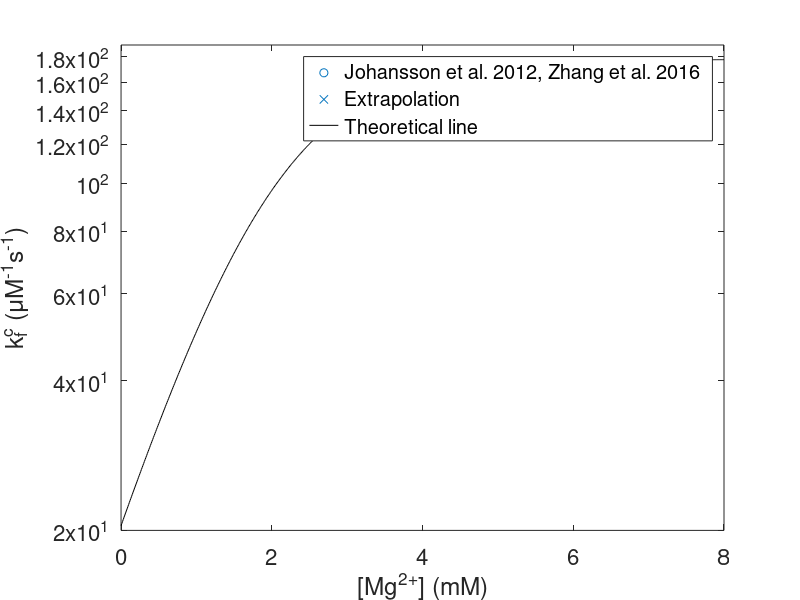
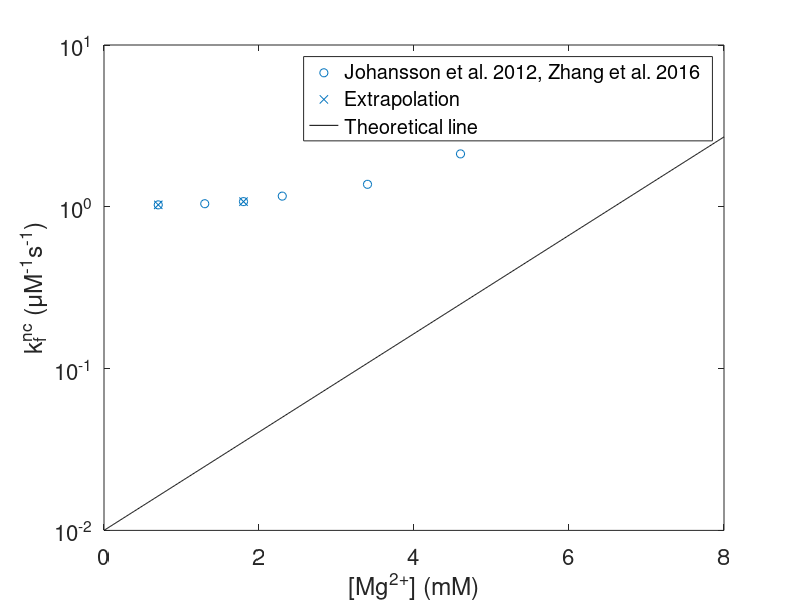
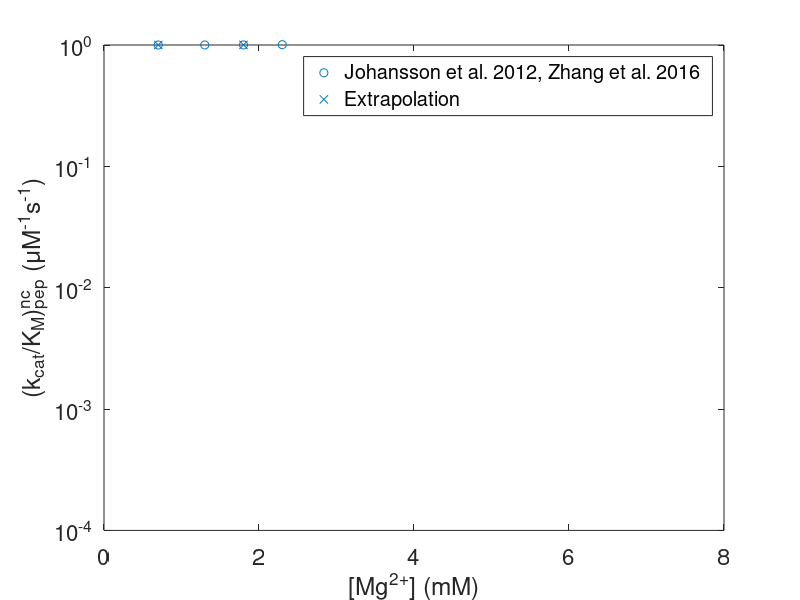
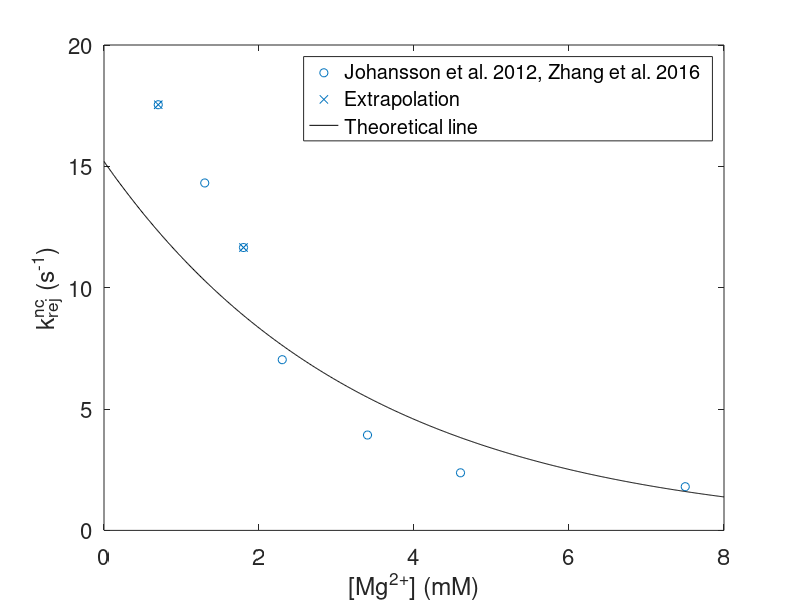

MATLAB code for these plots, in order: (Note: this script raises an error after producing the figures.)
%Fig 2a
%include coupled nutrient and accuracy effect
%see how ksyneff - accuracy depend on [T3]
%assumption
kpepnc = 0.3; %1/s

khyd = 500; %1/s GTP hydrolysis is fast 
kpepc = 22; %1/s
qc = 1;  %cognate PR rejection rate - assume constant with Mg2+ ,as long as << kpepc 
%assumption taken from 10.1016/j.molcel.2005.12.018
Rtotal = 10; %uM
%total ternary complex = 100 uM 
T3c = 2; %uM 
T3nc = 15; %uM 
%ksyneff expressed in Michaelis - Menten form 
fc = 0.02; %cognate number fraction
fnc = 0.15; %near cognate number fraction
T3 = 100; %uM  

kcatKMc_p1 = [40; 60; 88; 117; 147; 167; 180];  % cognate AAA uM^-1s^-1
kcatKMnc_p1 = [12; 19; 32; 66; 139; 327; 1750]; % near cognate GAA mM^-1s^-1 
kcatKMnc_p1 = kcatKMnc_p1/1000; %convert from mM^-1 to uM^-1
kcatKMpepnc_p1 = [2.018e-4; 3.9e-4; 8.03e-4; 2.7e-3; 9.86e-3; 3.67e-2; 2.5e-1];  %unit is uM^-1s^-1
%near cognate rejection rate constant from Eq. S11
qnc_p1 = (kcatKMnc_p1./kcatKMpepnc_p1-1)*kpepnc; 

%kfc fit based on free energy analysis in SI
kfc_fit = @(x) 23.1./(0.13 + exp(-1.11*x));

%kfnc fit based on free energy analysis in SI
kfnc_fit = @(x) 0.01*exp(0.7*x);

mglist = [0.7, 1.3, 1.8, 2.3, 3.4, 4.6, 7.5];

mgseries = 0:0.01:8;

%Fig. S9a
figure
scatter(mglist, kcatKMc_p1)
hold on
scatter([mglist(1), mglist(3)], [kcatKMc_p1(1), kcatKMc_p1(3)],'x','MarkerEdgeColor',[0, 0.4470, 0.7410])
plot(mgseries, kfc_fit(mgseries),'k')
yticks([20, 40, 60, 80, 100, 120, 140, 160, 180])
set(gca, 'YScale', 'log')
legend('Johansson et al. 2012, Zhang et al. 2016', 'Extrapolation','Theoretical line')
xlabel('[Mg^{2+}] (mM)') 
ylabel('k^c_f (\muM^{-1}s^{-1})')
ylim([20 190])
box on
set(gca,'FontName','Helvetica','FontSize',16)



%Fig. S9b
figure
scatter(mglist, kcatKMnc_p1)
hold on
scatter([mglist(1), mglist(3)], [kcatKMnc_p1(1), kcatKMnc_p1(3)],'x','MarkerEdgeColor',[0, 0.4470, 0.7410])
plot(mgseries, kfnc_fit(mgseries),'k')
set(gca, 'YScale', 'log')
% ylim([1e-3 1])
legend('Johansson et al. 2012, Zhang et al. 2016', 'Extrapolation', 'Theoretical line')
xlabel('[Mg^{2+}] (mM)')
ylabel('k^{nc}_f (\muM^{-1}s^{-1})')
box on
set(gca,'FontName','Helvetica','FontSize',16)

%Fig. S9c
figure
scatter(mglist, kcatKMpepnc_p1)
hold on
scatter([mglist(1), mglist(3)], [kcatKMpepnc_p1(1), kcatKMpepnc_p1(3)],'x','MarkerEdgeColor',[0, 0.4470, 0.7410])
set(gca, 'YScale', 'log')
legend('Johansson et al. 2012, Zhang et al. 2016', 'Extrapolation')
xlabel('[Mg^{2+}] (mM)')
ylabel('(k_{cat}/K_M)^{nc}_{pep} (\muM^{-1}s^{-1})')
box on
set(gca,'FontName','Helvetica','FontSize',16)

krejncfit = @(x) 15.2*exp(-0.3*x);

%Fig. S9d
figure
scatter(mglist, qnc_p1)
hold on
scatter([mglist(1), mglist(3)], [qnc_p1(1), qnc_p1(3)],'x','MarkerEdgeColor',[0, 0.4470, 0.7410])
plot(mgseries, krejncfit(mgseries), 'k')
legend('Johansson et al. 2012, Zhang et al. 2016', 'Extrapolation', 'Theoretical line')
xlabel('[Mg^{2+}] (mM)')
ylabel('k^{nc}_{rej} (s^{-1})')
box on
set(gca,'FontName','Helvetica','FontSize',16)

ksynmax = @(kfc,kpepc,kfnc,krejnc) (fc*kfc+fnc*kfnc./(1+krejnc./kpepnc))./(fc*kfc/kpepc+fnc*kfnc./krejnc);
KMeff = @(kfc,kpepc,kfnc,krejnc) 1./(fc*kfc/kpepc+fnc*kfnc./krejnc);
Accuracy = @(kfc,kpepc,kfnc,krejnc,krejc) fc*kfc./(fnc*kfnc).*(kpepc/(krejc+kpepc))./(kpepnc./(krejnc+kpepnc));
speed_f = @(kfc,kpepc,kfnc,krejnc,T3) ksynmax(kfc,kpepc,kfnc,krejnc)*T3./(KMeff(kfc,kpepc,kfnc,krejnc)+T3);

% ksynmax 
ksynmaxlist_p1 = ksynmax(kcatKMc_p1,kpepc,kcatKMnc_p1,qnc_p1);
% KMeff
KMefflist_p1 = KMeff(kcatKMc_p1,kpepc,kcatKMnc_p1,qnc_p1);
% Accuracy
Alist_p1 = Accuracy(kcatKMc_p1,kpepc,kcatKMnc_p1,qnc_p1,qc);

%Fig. 2b 
T3_100 = 100; %uM of ternary complex 
figure
yyaxis left
scatter(Alist_p1, ksynmaxlist_p1,'o','MarkerEdgeColor',[0, 0.4470, 0.7410])
hold on
scatter([Alist_p1(1) Alist_p1(3)], [ksynmaxlist_p1(1) ksynmaxlist_p1(3)],'x','MarkerEdgeColor',[0, 0.4470, 0.7410])
% scatter([Alist_p1(1) Alist_p1(3)], [ksynmaxlist_p1(1) ksynmaxlist_p1(3)],'o','MarkerEdgeColor',[0, 0.4470, 0.7410], 'LineWidth',1)
% s.AlphaData = [0.1 0.1];
% s.MarkerFaceAlpha = 'flat';
% s.MarkerEdgeColor = 'none';
plot(Alist_p1, speed_f(kcatKMc_p1,kpepc,kcatKMnc_p1,qnc_p1,T3_100), '^-', 'MarkerFaceColor',[0, 0.4470, 0.7410])
xlabel('Accuracy')
ylabel('Speed (1/s)')
legend('k^{cell}_{synmax}', 'k^{cell}_{syneff} at [T_3] = 100 \muM')
ylim([10 24])

yyaxis right
scatter(Alist_p1, KMefflist_p1, 40, 'sq','MarkerEdgeColor',[0.8500, 0.3250, 0.0980])
scatter([Alist_p1(1) Alist_p1(3)], [KMefflist_p1(1) KMefflist_p1(3)], 40, 'x','MarkerEdgeColor',[0.8500, 0.3250, 0.0980])
% scatter([Alist_p1(1) Alist_p1(2)], [KMefflist_p1(1) KMefflist_p1(2)],'sq','MarkerEdgeColor',[0.8500, 0.3250, 0.0980],'LineWidth',1)
% s2.AlphaData = [0.1 0.1];
% s2.MarkerFaceAlpha = 'flat';
% s2.MarkerEdgeColor = 'none';
ylabel('K_{M}^{eff} (\muM)')
set(gca,'XScale','log')
ylim([0 40])
yticks([0 : 5: 40])
xlim([10 1e5])
set(gca,'FontName','Helvetica','FontSize',16)


%% relate competition effect on growth rate

run('bionumers.m')

close all

% ksynmax = 20*3600; %aa/h
% Ka = 0.25e-3; %M
% Ke = 1e-2; %M %5e-2 1e-2
Ke = 2.5e-3;
Jmtm = 5.2e4/6 ; %convert ATP to aa because 6 ATP required for 1 peptide bond
%https://doi.org/10.1016/j.cels.2019.06.003

%use KMeff from part 1 for ternary complex instead of rescaling 
k2 = 100*3600; %1/h max charging speed 
% k2 = 80*3600;
R = 20; %uM 
% S = R/1.5; % --> charging synthase/ribosome ratio = 1/1.5 
S = R/(5); %S/R = 1/5 is more important 

c_factor = 0.0364; %constant factor between T3 and aa

%cell mass (aa)
M = @(y) NR*y(:,1) + NP*y(:,2) + y(:,3);

%volume (um^3)
V = @(y) M(y)/rho; %um^3 

%R mass fraction
Rmf = @(y) NR*y(:,1)./M(y);

%P mass fraction
Pmf = @(y) NP*y(:,2)./M(y);

%aa mass fraction
aamf = @(y) 1 - Rmf(y) - Pmf(y);

%% explicit simulation instead of putting in function

nSim = 100;
uRlist = 0.01:0.01:0.9;

%Michaelis constant for amino acid (not use)
% Kaselect = 2.5e-4*ones(length(ksynmaxlist_p1),1); %unit is M

%metabolic rate depends on nutrient 
kmetsample = [0.08 0.13 0.18 0.25 0.3]'*3600;   %1/h


%values for fitting mass vs growth rate to match experiment
Mx = 1.65e9;
My = 2e8;
M0f = @(x) My + Mx*x;   %x is growth rate (1/h)

%mass list with unit is amino acid (aa)
Mpicklist = 1e9*[1.18,    1.89,    2.3683,    3.0574,    3.4404];

%to indicate different nutrient quality
color_list = [77 191 237; 113 152 241; 148 114 244; 188 71 248; 255 0 255]/255; %list of color

%the updated one that is consistent with part 1 rate constants vs Mg
%for modultion factor m 
blist = [18000, 15000, 5000, 1000, 300];
clist = [2.5e-4, 2.3e-4, 5e-4, 8e-4, 3e-3];
T3_A = @(x,b,c) 1.2./(2+exp(-c*(x-b)))+0.4;

%dummy - not important
qA = @(x) exp(-0.01*NR./x);  %x is accuracy 


% three times higher than max value in Table IV
% https://pubmed.ncbi.nlm.nih.gov/13271454/
% protein degradation rate constant
degrade = @(x) 0.03; %1/h 

odestore_kmet = cell(length(kmetsample),1);
odemax_kmet = cell(length(kmetsample),1);
kelongstore_kmet = cell(length(kmetsample),1);
korginalstore_kmet = cell(length(kmetsample),1);
Alist_kmet = cell(length(kmetsample),1);
lambda_ana_kmet = cell(length(kmetsample),1); 
koriginal_kmet = cell(length(kmetsample),1);
ksyn_kmet = cell(length(kmetsample),1);
flux_kmet = cell(length(kmetsample),1);
%store row index that gives max growth rate 
%among 5 nutrient conditions, each condition picks ksynmax-KMeff option
%that give fastest growth rate 
id_store = NaN*ones(length(kmetsample),1);  

%store the fastest growth rate and corresponding accuracy in each nutrient condition 
grmax_nutrient = NaN*ones(length(kmetsample),1);
ksynmax_nutrient = NaN*ones(length(kmetsample),1);
KM_nutrient = NaN*ones(length(kmetsample),1);
kelong_nutrient = NaN*ones(length(kmetsample),1);
koriginal_nutrient =  NaN*ones(length(kmetsample),1);
A_nutrient = NaN*ones(length(kmetsample),1);
flux_nutrient = NaN*ones(length(kmetsample),3);
ksyn_ana_nutrient = NaN*ones(length(kmetsample),1);
gr_ana_nutrient = NaN*ones(length(kmetsample),1);

%1st - 2nd - 3rd col: input flux - synthesis flux - degradation flux 
cost_nutrient = NaN*ones(length(kmetsample),1);
chosen = NaN*ones(length(kmetsample),11);

%step 1 - choose a nutrient condition by fixing kmet
%step 2 - choose accuracy, ksynmax, KMeff (i.e. fixing Mg2+ concentration)
%step 3 - vary ribosomal mass allocation to find fastest growth rate
%step 4 - store fastest growth rate across different Mg2+ concentration
%step 5 - select the fastest among the fastest 
for m = 1 : length(kmetsample)  % step 1

    kmet = kmetsample(m);
    Mth = Mpicklist(m);
    b = blist(m);
    c = clist(m);
    
    odestore = cell(length(ksynmaxlist_p1),1);
    odemax = NaN*ones(length(ksynmaxlist_p1),11);
    % 1st - 2nd - 3rd col: number of ribosomes R - metabolic proteins P - amino acid aa
    % 4th - 5th - 6th col: growth rate (1/h) - synthesis allocation for ribosomes uR - uP
    % 7th - 8th - 9th col: mass fraction of R - P - aa
    % 10th - 11th: number of ternary complex - cell mass
    kelongstore = NaN*ones(length(ksynmaxlist_p1),1);
    koriginal = NaN*ones(length(ksynmaxlist_p1),1);

    fluxstore = NaN*ones(length(ksynmaxlist_p1),1);
    %1st col: input flux, 2nd col: synthesis flux, 3rd col: degrade flux
    %each row corresponds to each ksynmax-KMeff-Accuracy
   
    for j = 1 : length(ksynmaxlist_p1)  %step 2 
        ksynmaxT3 = ksynmaxlist_p1(j)*3600; %1/h
        KM = KMefflist_p1(j)*1e-6; %M

        KMeff = KM;
%         Ka = Kaselect(j); %M 
        A = Alist_p1(j); %Accuracy from Fig. 2b 

        %cell mass (aa)
        Mf = @(y) NR*y(1)+NP*y(2)+y(3);
        %volume (um^3)
        Vf = @(y) Mf(y)/rho; %um^3 
        %R mass fraction
        Rmfc = @(y) NR*y(1)./Mf(y);

        %P mass fraction
        Pmfc = @(y) NP*y(2)./Mf(y);

        %aa mass fraction
        aamfc = @(y) 1 - Rmfc(y) - Pmfc(y);

        %full mapping [aa] to [T3]
        %T3convertf_T3 gives [T3] concentration from [aa] 
        T3convertf_T3 = @(y) c_factor*y(3);

        ktransf_T3 = @(y) ksynmaxT3*T3convertf_T3(y)./(T3convertf_T3(y)+KMeff*NA*Vf(y)*1e-15);

        flist = {Mf,Vf,ktransf_T3,T3convertf_T3};

        %metabolic rate
        kmetf = @(y) kmet./(1+(y(3)/(Ke*NA*Vf(y)*1e-15))^2);
        flist{5} = kmetf; 
        flist{6} = qA; 
        flist{7} = T3_A;
        flist{8} = degrade;
        
        store = NaN*ones(length(uRlist),10);
%         Mth = Mpick;
        
        parfor i =  1 : length(uRlist)  % step 3

            R0 = 2e4;
            P0 = 1e5;
            M0 = 3e8; %aa
            aa0 = M0 - (NR*R0 + P0*NP);
   
            y0 = [R0 P0 aa0];
            par = [ksynmaxT3 kmet uRlist(i) NR NP A b c];
            k = 1;
            t_tot = 0;
            y_tot = y0;
            tspan = [0 200];  
            gr = 1;
            Opt = odeset('Events', @(t,y) myEvent_growth_opt2(t,y,Mth,par));
            %run to reach exponential steady state 
            while k <= nSim
                [t,y, te, ye, ie] = ode15s(@(t,y)  ode_growth_linkingT3A(t,y,par,flist),tspan,y0, Opt);
                if isempty(ye) ~= 1
                    t_tot = [t_tot ; [t;te] + t_tot(end)];
                    y_tot = [ y_tot ; [y;ye] ];    
                    y0 = ye/2;
                    k = k + 1;           
                else
                    gr = NaN;
                    break;
                end
            end
        %     semilogy(t_tot,y_tot)
            if isnan(gr) ~= 1 
            [t,y,te,ye,ie] = ode15s(@(t,y)  ode_growth_linkingT3A(t,y,par,flist),[0:1e-3:2*te],y0,Opt);
        %     semilogy(t,y)
            %fitting to get growth rate 
            hfit = dy_dt_eval(t,par,flist,y,M);
            
            store(i,:) = [y0 hfit.p1 uRlist(i) 1 - uRlist(i) Rmfc(y0) Pmfc(y0) aamfc(y0) T3convertf_T3(y0)];

            end
         
        end
    %     plot(uRlist,store(:,4))
        odestore{j} = store;
        
        % step 4
        %pick uR parition that gives fastest growth rate 
        [val, idx] = max(store(:,4));
        odemax(j,:) = [store(idx,:) M(store(idx,:))];

        kelongstore(j) = ktransf_T3(odemax(j,:))*T3_A(A,b,c);
        koriginal(j) = ktransf_T3(odemax(j,:));
        
        fluxstore(j,1) = odemax(j,2)*kmetf(odemax(j,:));
        fluxstore(j,2) = odemax(j,1)*kelongstore(j);
        fluxstore(j,3) = degrade(A)*(NR*odemax(j,1)+NP*odemax(j,2));
    end 

    %analytical max growth rate for each Mg2+ (i.e. ksynmax, KMeff, ...)
    %concentration of amino acid 
    % Eq. S62
    aa_ana = @(ksynmax,KMeff,A,b,c) (NR*(KMeff*1e-6/c_factor)*kmet*Ke^2./(2*ksynmax.*T3_A(A,b,c)*NP)).^(1/3);
    % Eq. S63
    gr_ana = @(ksynmax,KMeff,A,b,c)  aa_ana(ksynmax,KMeff,A,b,c)./(3*NR*(KMeff*1e-6/c_factor)./(2*ksynmax.*T3_A(A,b,c))+aa_ana(ksynmax,KMeff,A,b,c).*(NP/kmet+NR./(ksynmax.*T3_A(A,b,c))));
    % Eq. S64
    ksyn_function = @(ksynmax,KMeff,A,b,c)  3/2*NR*gr_ana(ksynmax,KMeff,A,b,c)./(1 - gr_ana(ksynmax,KMeff,A,b,c).*(NP/kmet+NR./(ksynmax.*T3_A(A,b,c))) + 3/2*NR.*gr_ana(ksynmax,KMeff,A,b,c)./ksynmax); 

    %list of solutions 
    lambda_ana = gr_ana(ksynmaxlist_p1*3600, KMefflist_p1, Alist_p1, b, c);
    ksyn_ana = ksyn_function(ksynmaxlist_p1*3600, KMefflist_p1, Alist_p1, b, c);

    odestore_kmet{m} = odestore; 
    odemax_kmet{m} = odemax; 
    kelongstore_kmet{m} = kelongstore;
    korginalstore_kmet{m} = koriginal;
    flux_kmet{m} = fluxstore;
    Alist_kmet{m} = Alist_p1;
    lambda_ana_kmet{m} = lambda_ana;
    ksyn_kmet{m} = ksyn_ana;
    
    %store fastest growth rate and corresponding quantities for each nutrient condition
    %due to variation in accuracy, ksynmax and KMeff

    %step 5
    %select the fastest growth rate among the fastesst
    [val, id] = max(odemax(:,4));  %max growth rate
    id_store(m) = id;
    grmax_nutrient(m) = val;
    ksynmax_nutrient(m) = ksynmaxlist_p1(id);
    KM_nutrient(m) = KMefflist_p1(id);

    kelong_nutrient(m) = kelongstore(id);
    koriginal_nutrient(m) = koriginal(id);
    A_nutrient(m) = Alist_p1(id);
    
    ksyn_ana_nutrient(m) = ksyn_ana(id);
    gr_ana_nutrient(m) = lambda_ana(id);
    
    flux_nutrient(m,:) = fluxstore(id,:);
    
    %the fastest among the fastest growth rate is stored here
    chosen(m,:) = odemax(id,:);
end


%check analytical growth rate vs numerical growth rate 
gr_ana_nutrient./chosen(:,4)
%check analytical synthesis speed vs numerical synthesis speed 
ksyn_ana_nutrient./kelong_nutrient

%c_factor to convert aa to Ternary complex
kelongf_all = @(kmax,KM,y,Alist,b,c) T3_A(Alist,b,c).*3600.*kmax.*c_factor.*y(:,3)./(c_factor*y(:,3)+KM.*1e-6.*NA.*V(y)*1e-15);
%metabolic rate
kmetf_all = @(y,kmet) kmet./(1+(y(:,3)./(Ke*NA*V(y)*1e-15)).^2);
%input flux
JM_f = @(y,kmet) y(:,2).*kmetf_all(y,kmet);
%output flux
JS_f = @(y,kmax,KM,Alist,b,c) y(:,1).*kelongf_all(kmax,KM,y,Alist,b,c);
%degradation flux
Jd_f = @(y,Alist) degrade(Alist).*(NR*y(:,1)+NP*y(:,2));

%check flux balances
ratio_result = cell(length(kmetsample),1);
for m = 1 : length(kmetsample)
    % m = 4;
    temp = NaN*ones(length(flux_kmet{m}(:,1)),5);
    % JM - degradation flux = lambda * M
    temp(:,1) = flux_kmet{m}(:,1)./(flux_kmet{m}(:,3)+odemax_kmet{m}(:,4).*odemax_kmet{m}(:,11));
    % R*kelong + lambda*aa = JM
    temp(:,2) = flux_kmet{m}(:,1)./(flux_kmet{m}(:,2)+odemax_kmet{m}(:,4).*odemax_kmet{m}(:,3));

    %input flux check: numerical vs analytical 
    temp(:,3) = flux_kmet{m}(:,1)./JM_f(odemax_kmet{m},kmetsample(m));
    %synthesis flux check
    temp(:,4) = flux_kmet{m}(:,2)./JS_f(odemax_kmet{m},ksynmaxlist_p1,KMefflist_p1,Alist_p1,blist(m),clist(m));
    %degradation flux check
    temp(:,5) = flux_kmet{m}(:,3)./Jd_f(odemax_kmet{m},Alist_p1);
    
    ratio_result{m} = temp;
end

%growth rate vs accuracy
%Fig 2c
figure
for i = 1 : length(kmetsample)
   plot(Alist_p1, odemax_kmet{i}(:,4), 'o-', 'Color', color_list(i,:), 'MarkerSize', 4) 
   hold on
   scatter(A_nutrient(i),chosen(i,4),50,color_list(i,:),'filled')
end
set(gca,'XScale','log')
yticks([0.4:0.4:2])
ylim([0.4 2])
xlim([10 1e5])
xlabel('Accuracy A')
ylabel('\lambda^* (1/h)')
set(gca,'FontName','Helvetica','FontSize',16)

%% Fig 2d
% compare number of ribosomes - growth rate with experiments 

%to get #R/cell vs growth rate and JM vs growth rate 
%and gr/JM vs gr 
%in Bremmer and Dennis  10.1128/ecosal.5.2.3
gr = [0.6 1 1.5 2 2.5 3]*log(2); %growth rate 1/h
RNApercell = [23 44 76 128 180 214]; %ug/10^9 cells
Rpercell = [8 15 26 44 61 73]*1e3; 
kselect = [13 18 21 22 22 22]*3600; %aa/(R.h)

%data from SI of  10.1038/nmicrobiol.2016.231 - Hwa data
load('dataextract')
%1st - 3rd col: #R/cell - #tRNA/cell - growth rate (1/h)
%4th col: peptide synthesis speed (aa/(R*s)) estimated from data_Dai.mat 
%5th col: R + P dry mass (pg) estimated from Liudata.mat 

%mass fraction growth law
figure
for j =  1 : length(kmetsample)
   datatemp = odestore_kmet{j}(id_store(j));
   Jmtemp = datatemp{1,1}(:,2).*kmetsample(j)./(1+(datatemp{1,1}(:,3)./(Ke*V(datatemp{1,1})*1e-15*NA)).^2);
   [val_check, id_check] = max(datatemp{1,1}(:,4)); %max growth rate
   if val_check == chosen(j,4)
        frange = find(abs(Jmtemp-Jmtemp(id_check))<=0.1*Jmtemp(id_check)); 
   end
   plot(datatemp{1,1}(frange,7),datatemp{1,1}(frange,4),'Color',color_list(j,:))
   hold on
end
%fitting numerical data to a straight line
mfit = fit(chosen(:,7),chosen(:,4),'poly1')
plot((0.1:0.1:0.5),mfit.p1*(0.1:0.1:0.5)+mfit.p2,'Color','k')
hold on
scatter(chosen(:,7),chosen(:,4),50,color_list,'filled')
scatter(glawdata(1:6,2),glawdata(1:6,1),'k','diamond','LineWidth',1.25) %Hwa
scatter(glawdata(7:11,2),glawdata(7:11,1),50,'k','<','LineWidth',1.25)  %Forchhammer & Lindahl
scatter(glawdata(12:end,2),glawdata(12:end,1),'k','o','LineWidth',1.25) %Bremer & Dennis
ylabel('\lambda^* (1/h)')
xlabel('\phi_R^*')
xlim([0.1 0.5])
ylim([0 2])
yticks([0:0.4:2])
xticks([0.1:0.1:0.5])
set(gca,'FontName','Helvetica','FontSize',16)
legend('','','','','','Theoretical line','Numerical results','Scott et al. 2010','Bremer & Dennis 2009','Forchhammer & Lindahl 1971','Location','SouthEast')

close 

%R vs gr to illustrate R is proportional to gr^2
%fit ribosomal mass fraction vs growth rate 
hfit = fit(chosen(:,4),chosen(:,7),'poly1')
% plot(hfit,chosen(:,4),chosen(:,7))
% hold on
% scatter(glawdata(1:6,1),glawdata(1:6,2),'k','diamond','LineWidth',1.25) %Hwa
% scatter(glawdata(7:11,1),glawdata(7:11,2),50,'k','<','LineWidth',1.25)  %Forchhammer & Lindahl
% scatter(glawdata(12:end,1),glawdata(12:end,2),'k','o','LineWidth',1.25) %Bremer & Dennis

% --> phiR = 0.13*gr + 0.15
% since M = 1.65e9*gr + 2e8
% --> R ~ 1/NR*(214500000*gr^2 + 273500000*gr + 30000000) 
%number of ribosomes vs growth rate
fR = @(x) 1/NR*M0f(x).*(hfit.p1*x + hfit.p2);



combined_data = NaN*ones(11,2);
%number of ribosome
combined_data(:,1) = [dataextract(:,1); Rpercell'];
%growth rate
combined_data(:,2) = [dataextract(:,3); gr'];
g = fittype('a*x^2', 'dependent', {'y'}, 'independent', {'x'}, 'coefficients', {'a'});
gfit_expdata = fit(combined_data(:,2), combined_data(:,1), g);

R_fit = fit((0:0.1:2)', fR(0:0.1:2)', g);
%approximate R = a/ksynmax*gr^2
R_approx = @(x) R_fit.a*x.^2;
R_approx2 = @(x) 2.7166e4*x.^2; %obtained from a_ave in FIg. 2e section

figure
plot(fR(0:0.1:2),0:0.1:2,'k')
hold on
scatter(chosen(:,1), chosen(:,4),50,color_list,'filled')
scatter(dataextract(:,1), dataextract(:,3),'sq','MarkerEdgeColor','k','LineWidth',1.25,'MarkerEdgeAlpha',1)
scatter(Rpercell, gr, 50,'x','MarkerEdgeColor','k','LineWidth',1.25,'MarkerEdgeAlpha',1)
% plot(R_approx(0:0.1:2), 0:0.1:2)
% plot(R_approx2(0:0.1:2), 0:0.1:2, 'r')

ylabel('\lambda^* (1/h)')
xlabel('R^* (\times10^4 molecules/cell)')
yticks(0:0.4:2) 
ylim([-1.3 2.8])
xlim([0 13e4])
xticks([0:2e4:12e4]) 
legend('Theoretical results','Numerical results','Dai et al. 2016','Bremer & Dennis 2008','Location','NorthWest')
get(gca,'fontname')
set(gca,'FontName','Helvetica','FontSize',16)

p = get(gca, 'Position');
h = axes('Parent', gcf, 'Position', [p(1)+0.4 p(2)+0.05 0.45 0.33]);

for j =  1 : length(kmetsample)
   datatemp = odestore_kmet{j}(id_store(j));
   Jmtemp = datatemp{1,1}(:,2).*kmetsample(j)./(1+(datatemp{1,1}(:,3)./(Ke*V(datatemp{1,1})*1e-15*NA)).^2);
   [val_check, id_check] = max(datatemp{1,1}(:,4)); %max growth rate
   if val_check == chosen(j,4)
        frange = find(abs(Jmtemp-Jmtemp(id_check))<=0.1*Jmtemp(id_check)); 
   end
   plot(datatemp{1,1}(frange,7),datatemp{1,1}(frange,4),'Color',color_list(j,:))
   hold on
end
mfit = fit(chosen(:,7),chosen(:,4),'poly1')
plot((0.1:0.1:0.5),mfit.p1*(0.1:0.1:0.5)+mfit.p2,'Color','k')
hold on
scatter(glawdata(1:6,2),glawdata(1:6,1),25,'k','diamond','LineWidth',1.1) %Hwa
scatter(glawdata(7:11,2),glawdata(7:11,1),25,'k','<','LineWidth',1.1)  %Forchhammer & Lindahl
scatter(glawdata(12:end,2),glawdata(12:end,1),25,'k','o','LineWidth',1.1) %Bremer & Dennis
scatter(chosen(:,7),chosen(:,4),50,color_list,'filled')
ylabel('\lambda^* (1/h)')
xlabel('\phi_R^*')
xlim([0.1 0.6])
ylim([0 2])
yticks([0:0.4:2])
xticks([0.1:0.1:0.5])
set(gca,'FontName','Helvetica','FontSize',12)
legend('','','','','','Theoretical line','Scott et al. 2010','Bremer & Dennis 2009','Forchhammer & Lindahl 1971','Numerical results','Location','SouthEast')

%% Fig 2e

% compare the flux with metabolic fluxes from PNAS paper
% DeLong et al., PNAS, 2010
mW = readtable('data_scale.xlsx');
mW = table2array(mW);

fJMapprox2 = @(x) x.*M0f(x);
JM = chosen(:,2).*kmetsample./(1+(chosen(:,3)./(Ke*V(chosen)*1e-15*NA)).^2);
JS = chosen(:,1).*kelong_nutrient;

%fit JM vs M^2
JM_fit = fit(chosen(:,11), JM, g)
JM_approx = @(x) JM_fit.a*x.^2;
JM_approx2 = @(x) 1/(R_fit.a*ksynmax)*x.^2;

a_ave = (R_fit.a*ksynmax+1/JM_fit.a)/2;
JM_approx3 = @(x) 1/(a_ave)*x.^2;


f = figure
f.Position = [360,141,652,477]
plot(M0f(0.2:0.1:2.2),fJMapprox2(0.2:0.1:2.2),'k')
hold on
% plot(1e9*[0:0.01:4], JM_approx(1e9*[0:0.01:4]))
% plot(1e9*[0:0.01:4], JM_approx2(1e9*[0:0.01:4]))
% plot(1e9*[0:0.01:4], JM_approx3(1e9*[0:0.01:4]))

% plot(M0f(0.2:0.1:2.2),fJMapprox2(0.2:0.1:2.2),'k')
scatter(Mpercell*0.6,Rpercell.*kselect,50,'kx','LineWidth',1.25) %Bremer - Dennis 
scatter(dataextract(:,5)*0.6*1e-12/maa,dataextract(:,1).*dataextract(:,4)*3600,50,'k^','LineWidth',1.25) %Hwa-Liu
scatter(chosen(:,11), JM, 50, color_list, 'filled')
% scatter(chosen(:,11), JS)
xlabel('M^* (aa)')
ylabel('J_M^* (aa/h)')
xlim([0 9e9])
ylim([0 17e9])
yticks([0:2.5:15]*1e9)
get(gca,'fontname')
set(gca,'FontName','Helvetica','FontSize',16)
legend('Theory line','Bremer & Dennis 2008','Zheng et al. 2020, Dai et al. 2016','Numerical results', 'Location', 'SouthEast')

% axes('Position',[.1 .4 .5 .6])
p = get(gca, 'Position');
h = axes('Parent', gcf, 'Position', [p(1)+0.08 p(2)+0.45 0.28 0.25]);

plot(0.4:0.1:2,M0f(0.4:0.1:2),'LineWidth',1.2,'Color','k')
hold on
% scatter(chosen(:,4),chosen(:,11), 250, color_list, 'filled')
% scatter(gr,Mpercell*0.6,290,'kx','LineWidth',1.5)  
scatter(chosen(:,4),chosen(:,11), 50, color_list, 'filled')
scatter(gr,Mpercell*0.6,90,'kx','LineWidth',1.5)  
xlabel('\lambda^* (1/h)')
ylabel('M^* (aa)')
set(gca,'FontSize',12)
xticks(0:0.4:2)
yticks(0:1e9:4e9)
ylim([0 4e9])
xlim([0 2.2])
box on
set(gca,'FontName','Helvetica')

h = axes('Parent', gcf, 'Position', [p(1)+0.45 p(2)+0.45 0.25 0.25]);

scatter(mW(:,1)*dwconv*RPpercent/maa,mW(:,2)*nATP*3600/nconv,[],[169 169 169]/255,'sq','filled')
hold on
scatter(Mpicklist, flux_nutrient(:,1),50,color_list,'filled')
scatter(mW(32,1)*dwconv*RPpercent/maa,mW(32,2)*nATP*3600/nconv,50,[255 153 85]/255,'filled') %Ecoli
set(gca,'XScale','log','YScale','log')
% xlabel('M^* (aa)')
% ylabel('J_M^* (aa/h)')
xlabel('log(M^*)')
ylabel('log(J_M^*)')
xlim([1e7 1e11])
ylim([1e4 1e12])
yticks([1e4 1e6 1e8 1e10 1e12])
xticks([1e7 1e8 1e9 1e10 1e11])
% legend('','E Coli')
set(gca,'FontName','Helvetica','FontSize',12)
box on

% annotation('textarrow',[0.04 0.024],[0.85 0.85] ,'String','Optimal intake flux')
ticks = get(gca,'XTickLabel')
expression = '\d*\^\{(\-?\d*)\}'; % Dynamic Regular Expressions
replace = '$1'; 
exponents_X = regexprep(ticks,expression,replace);
ticks = get(gca,'YTickLabel')
exponents_Y = regexprep(ticks,expression,replace);
set(gca,'XTickLabel',exponents_X,'YTickLabel',exponents_Y)

%% Figures in SI

%Fig. S6a
figure
load('Lidata')
%from https://doi.org/10.1038/s41564-020-0717-x
%1st - 2nd : growth rate (1/h) - mass per cell (OD600 ml per 1e9 cells)
id = find(Lidata(:,1) >= 0);
[mfit,gof] = fit(Lidata(id,1),Lidata(id,2),'poly1');

scatter(Lidata(:,1),Lidata(:,2),'filled')
hold on
plot(0.4:0.01:1.8,mfit(0.4:0.01:1.8))
xlabel('Growth rate (1/h)')
ylabel('Average cell mass (OD600 ml per 10^9 cells)')

load('growthdata')
% 10.15252/msb.20156178

%1st - 4th = growth rate, RNA mass/OD (ug), total protein mass/OD (ug), #cell/OD600 
%5th col: cell volume (um^3)
[~,id] = sort(growthdata(:,1)); %sort growth rate from slow to fast 
growthdata = growthdata(id,:);
% [~,id] = sort(growthCm(:,1)); %sort growth rate from slow to fast 
% growthCm = growthCm(id,:);

%compare protein density
%Fig. S6b
figure
plot(growthdata(:,1),growthdata(:,3)./(growthdata(:,4).*growthdata(:,5))/1e-8,'sq-')
ylim([8 18])
ylabel('Total protein density (10^{-8} \mug/\mum^3)')
xlabel('Growth rate (1/h)')
xlim([0.2 2])


%plot speed modulation factor m(A) vs accuracy at different nutrient quality 
%Fig. S7a
figure
for i = 1 : length(kmetsample)
    plot((10:1e5), T3_A((10:1e5),blist(i),clist(i)), 'Color', color_list(i,:))
    hold on    
end
set(gca,'XScale','log')
xlabel('Accuracy')
ylabel('m(A)')
get(gca,'fontname')
set(gca,'FontName','Helvetica','FontSize',16)

%gr/JM vs gr 
%Fig. S7b
figure
plot((0.2:0.1:2.5),1./M0f(0.2:0.1:2.5)*1e10)
hold on
scatter(chosen(:,4), chosen(:,4)./JM*1e10, 50, color_list, 'filled')
scatter(gr,gr./(Rpercell.*kselect)*1e10,50,'kx','LineWidth',1.25)
scatter(dataextract(:,3),dataextract(:,3)./(dataextract(:,1).*dataextract(:,4)*3600)*1e10,50,'ksq','LineWidth',1.25)
legend('Theory line','Numerical results','Bremer & Dennis 2008','Zheng et al. 2020, Dai et al. 2016')
xlim([0 2.1])
ylim([2e-10 16e-10]*1e10)
xticks(0:0.4:2)
set(gca,'FontName','Helvetica','FontSize',16)
ylabel('\lambda^*/J_M^* (\times 10^{-10} 1/aa)')
xlabel('\lambda^* (1/h)')

%Fig. S7c
%elongation speed vs growth rate from Hwa, PNAS, 2013 
speed_grexp = readtable('speed_grexp.xlsx');
speed_grexp = table2array(speed_grexp);
%1st col: growth rate (1/h)
%2nd col: translation speed (aa/s)

ft = fittype( '(a*x+c)/(b+x)', 'independent', 'x', 'dependent', 'y' );
opts = fitoptions( 'Method', 'NonlinearLeastSquares' );
opts.Display = 'Off';
opts.Lower = [10 0.22 1];
opts.Upper = [22 1 5];
opts.Robust = 'Bisquare';
opts.StartPoint = [10 0.3 4];
[fitresult, gof] = fit(chosen(:,4),1/3600*kelong_nutrient, ft, opts );
ffit = @(x) 3600*(fitresult.a*x+fitresult.c)./(fitresult.b+x);
%based on 2 scaling relations --> both are approximation 
ftheoryapprox_fit = @(x) (NR/(hfit.p1)*x+NR*My/(Mx*hfit.p1))./((hfit.p1*My+hfit.p2*Mx)/(Mx*hfit.p1)+x);
% ksyn = gr*M/R
%fR = 0.1339*gr + 0.1462
%
ftheoryapprox = @(x) x.*M0f(x)./fR(x);


%based on growth rate optimization --> actual theory 
%x is gr 
KBlist = (3*NR./(2*ksynmax_nutrient*3600).*KM_nutrient/c_factor*1e-6./(3*NR./(2*ksynmax_nutrient*3600).*KM_nutrient/c_factor*1e-6 + (NR*KM_nutrient/c_factor.*1e-6.*kmetsample.*Ke^2./(2*ksynmax_nutrient*3600*NP)).^(1/3).*(NP./kmetsample+NR./(ksynmax_nutrient*3600))))./(3*NR./(2*(ksynmax_nutrient*3600)));
KB = mean(KBlist);
% KB = (3*NR/(2*ksynmax)*KMave_chosen/(3*NR/(2*ksynmax)*KMave_chosen + ()^(1/3)*(NP/kmetave+NR/ksynmax)))/(3*NR/(2*ksynmax));
ksynmax_set = 22*3600; %1/h
KC = 0.56; %1/h
ksyn_gr = @(x)  ksynmax_set*x./(KC + x); 

%Fig. S7c
figure
% figure
% plot(0:0.1:2,ffit(0:0.1:2)/3600)
% hold on
scatter(speed_grexp(:,1), speed_grexp(:,2))
hold on 
%quadratic approx line
plot(0.4:0.01:2,ftheoryapprox(0.4:0.01:2)/3600,'k')
%theoretical line
plot((0.4:0.1:2), ksyn_gr(0.4:0.1:2)/3600,'k--')
% hold on
% plot(0.4:0.01:2,ftheoryapprox_fit(0.4:0.01:2)/3600,'k--')
scatter(chosen(:,4),1/3600*kelong_nutrient, 50, color_list, 'filled')
% analytical growth rate vs synthesis speed 
% scatter(gr_ana_nutrient, ksyn_ana_nutrient/3600)  
% legend('Klump et al. 2013','Quadratic approx','Theory fit','Numerical results','Location','SouthEast')
legend('Klump et al. 2013','Eq. S48','Eq. S66','Numerical results','Location','SouthEast')
xlim([0 2])
xticks(0:0.4:2)
ylim([0 20])
yticks(0:5:20)
xlabel('\lambda^* (1/h)')
ylabel('k^{*}_{syn} (1/s)')
get(gca,'fontname')
set(gca,'FontName','Helvetica','FontSize',16)
box on


%Fig. S8a
%plot each kmet individually to visualize at a given accuracy 

%for SI figure to illustrate max 
m = 3; %index of nutrient quality --> kmet = 0.18 1/s
Mpicklist(m)
blist(m)
clist(m)
kmetsample(m)/3600
index_check = 3;  %index of the row of accuracy of interest
Alist_p1(index_check)
ksynmaxlist_p1(index_check)
KMefflist_p1(index_check)

%c_factor to convert aa to Ternary complex
kelongf_all = @(kmax,KM,y,Alist,b,c) T3_A(Alist,b,c).*3600.*kmax.*c_factor.*y(:,3)./(c_factor*y(:,3)+KM.*1e-6.*NA.*V(y)*1e-15);
%metabolic rate
kmetf_all = @(y,kmet) kmet./(1+(y(:,3)./(Ke*NA*V(y)*1e-15)).^2);
%input flux
JM_f = @(y,kmet) y(:,2).*kmetf_all(y,kmet);
%output flux
JS_f = @(y,kmax,KM,Alist,b,c) y(:,1).*kelongf_all(kmax,KM,y,Alist,b,c);
%degradation flux
Jd_f = @(y,Alist) degrade(Alist).*(NR*y(:,1)+NP*y(:,2));

JM_interest = JM_f(odestore_kmet{m}{index_check}, kmetsample(m));
JS_interest = JS_f(odestore_kmet{m}{index_check}, ksynmaxlist_p1(index_check), KMefflist_p1(index_check), Alist_p1(index_check), blist(index_check), clist(index_check));
Jd_f = Jd_f(odestore_kmet{m}{index_check}, Alist_p1(index_check));
%check flux
%P*kmet = lambda*M - degrade flux 
JM_interest./(odestore_kmet{m}{index_check}(:,4)*Mpicklist(m) + Jd_f);
%P*kmet = R*ksyn + lambda*aa
JM_interest./(odestore_kmet{m}{index_check}(:,4).*odestore_kmet{m}{index_check}(:,3) + JS_interest);

JM_max = kmetsample(m)*odestore_kmet{m}{index_check}(:,2);
JS_max = ksynmaxlist_p1(index_check)*3600*odestore_kmet{m}{index_check}(:,1);

%find max growth rate
odestore = odestore_kmet{m};
[val, id] = max(odestore{index_check}(:,4)); 

flux_pick = NaN*ones(3,6);
%1st - 2 - 3 - 4 - 5 col: R mass fraction - uR - JM - JS - JMmax - JSmax
rgap = [-5 0 5];
for i = 1 : 3
    if i == 3 
        if id - rgap(i) >= 1
            flux_pick(i,:) =  [odestore{index_check}(id-rgap(i),7) odestore{index_check}(id-rgap(i),5) JM_interest(id-rgap(i)) JS_interest(id-rgap(i)) JM_max(id-rgap(i)) JS_max(id-rgap(i))]; 
        else       
            flux_pick(i,:) =  [odestore{index_check}(id-rgap(i)+1,7) odestore{index_check}(id-rgap(i)+1,5) JM_interest(id-rgap(i)+1) JS_interest(id-rgap(i)+1) JM_max(id-rgap(i)+1) JS_max(id-rgap(i)+1,1)]; 
        end
    else
        flux_pick(i,:) =  [odestore{index_check}(id-rgap(i),7) odestore{index_check}(id-rgap(i),5) JM_interest(id-rgap(i)) JS_interest(id-rgap(i)) JM_max(id-rgap(i)) JS_max(id-rgap(i))]; 
    end
end

% frange = find(abs(JM_interest-JM_interest(id))<=0.3*JM_interest(id)); %find within certain range
frange = id - rgap(3)-3 : id - rgap(1) + 2;
%Fig. S8a
figure
b = bar(flux_pick(:,1),[flux_pick(:,2).*flux_pick(:,4) (1-flux_pick(:,2)).*flux_pick(:,4)],0.1,'stacked')
b(1).FaceColor = [105 105 105]/225;
b(2).FaceColor = [1 1 1];
hold on
scatter(flux_pick(:,1),flux_pick(:,3),'filled','MarkerFaceColor',[0, 0.4470, 0.7410])
plot(flux_pick(:,1),flux_pick(:,5:6),'sq--')
legend('R','P','J_M','J_M^{max}','J_S^{max}','Location','northwest')
xlabel('\phi_R')
ylabel('Flux (\times 10^9 aa/h)')

%Fig. S8b
%plot growth rate vs ribosomal mass fraction
figure
store = odestore{index_check};
plot(store(frange,7), store(frange,4))
xlabel('\phi_R')
ylabel('\lambda (1/h)')
xlim([0.26 0.36])
xticks([0.26:0.02:0.36])
yticks([1.26:0.02:1.34])

%Fig. S9 is at the top section of this script


%Fig. S10a and Fig. S10b
namelist = {'R','P'};
masslist = [NR NP];

for i = 1 : length(namelist)
    if i == 1
        yL = sprintf('%s^* (x 10^4 molecules/cell)',namelist{i}); 
    else 
        yL = sprintf('%s^* (x 10^6 molecules/cell)',namelist{i}); 
    end
    yR = ['\phi_' sprintf('{%s}^*',namelist{i})];       
    figure
    yyaxis left
    plot( chosen(:,4),   chosen(:,i),'.-','MarkerSize',20)
    if i == 1
        ylim([0 12e4])
    else
        ylim([2 7]*1e6)
    end
    ylabel(yL)
    xlabel('Growth rate (1/h)')
    yyaxis right
    plot( chosen(:,4),  chosen(:,i+6),'sq-')
    ylabel(yR)        
    set(gca,'FontName','Helvetica','FontSize',16)
end


%intake flux partition
%Fig. S10c
figure
b = bar(chosen(:,4), [chosen(:,4).*chosen(:,11) flux_nutrient(:,3) ], 'stacked')
% b(1).FaceColor = [0 0.4470 0.7410];
b(2).FaceColor = [0.9290    0.6940    0.1250];
hold on
scatter(chosen(:,4), flux_nutrient(:,1),[],'m','filled')
ylabel('Flux (\times 10^9 aa/h)')
xlabel('Growth rate (1/h)')
legend('Growth flux','Degradation flux','Input flux')
set(gca,'FontName','Helvetica','FontSize',16)
axes('Position',[.2 .5 .3 .3])   %[xstart ystart xend-xstart yend-ystart ]
box on
bar(chosen(:,4),flux_nutrient(:,3),'FaceColor',[0.9290    0.6940    0.1250])
xlim([0 2.5])
xticks(0:0.5:2.5)
yticks([0:2.5:10]*1e7)
ylabel('Flux (\times 10^7 aa/h)')
xlabel('Growth rate (1/h)')
set(gca,'FontName','Helvetica','FontSize',12)

%Fig. S11 is ran 
run('slow_growth_usethisone.m')


%plot a common factor for R = a*gr^2 and JM = 1/a*M^2
%a_ave obtained from Fig. 2d
%Fig. S12a
figure
plot(R_approx2(0:0.1:2), 0:0.1:2, 'k')
hold on
scatter(chosen(:,1), chosen(:,4),50,color_list,'filled')
scatter(dataextract(:,1), dataextract(:,3),'sq','MarkerEdgeColor','k','LineWidth',1.25,'MarkerEdgeAlpha',1)
scatter(Rpercell, gr, 50,'x','MarkerEdgeColor','k','LineWidth',1.25,'MarkerEdgeAlpha',1)

ylabel('\lambda^* (1/h)')
xlabel('R^* (\times10^4 molecules/cell)')
yticks(0:0.4:2) 
ylim([0 2])
xlim([0 13e4])
xticks([0:2e4:12e4]) 
legend('Theoretical line','Numerical results','Dai et al. 2016','Bremer & Dennis 2008','Location','NorthWest')
get(gca,'fontname')
set(gca,'FontName','Helvetica','FontSize',16)

%Fig. S12b
figure
plot(1e9*[0:0.01:4], JM_approx3(1e9*[0:0.01:4]),'k')
hold on
scatter(Mpercell*0.6,Rpercell.*kselect,50,'kx','LineWidth',1.25) %Bremer - Dennis 
scatter(dataextract(:,5)*0.6*1e-12/maa,dataextract(:,1).*dataextract(:,4)*3600,50,'k^','LineWidth',1.25) %Hwa-Liu
scatter(chosen(:,11), JM, 50, color_list, 'filled')
xlabel('M^* (\times 10^9 aa)')
ylabel('J_M^* (\times 10^9 aa/h)')
xlim([0 6e9])
ylim([0 8e9])
yticks([0:2:8]*1e9)
get(gca,'fontname')
set(gca,'FontName','Helvetica','FontSize',16)
legend('Theory line','Bremer & Dennis 2008','Zheng et al. 2020, Dai et al. 2016','Numerical results', 'Location', 'SouthEast')

